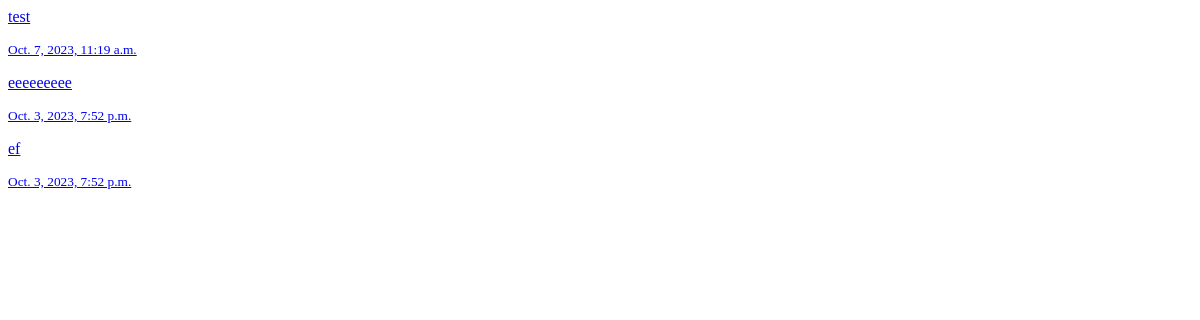
Page /user/2/get_posts/ on the earlier database version.
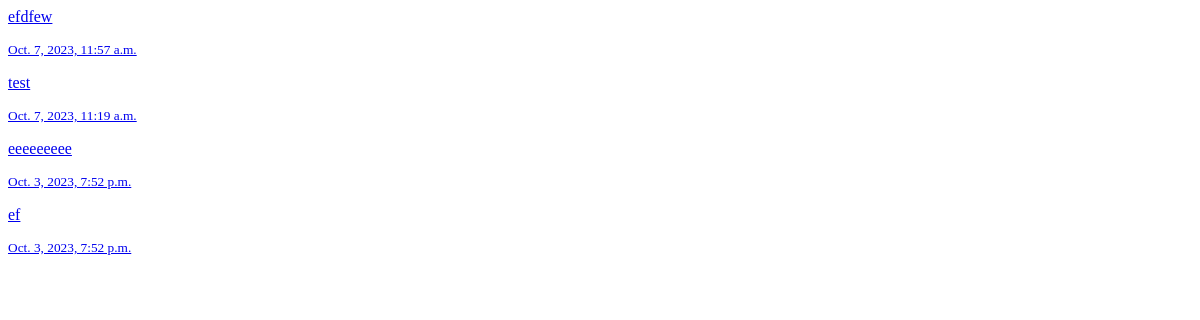
Same page on the later database version.
### playground/models.py (models this page shows)
class Post(models.Model):
    user = models.ForeignKey(User_dev2, on_delete=models.CASCADE)
    content = models.TextField()
    timestamp = models.DateTimeField(auto_now_add=True)

### playground/views.py (the view)
# urls.py: path('<int:user_id>/get_posts/', views.get_posts, name='get_posts'),
def get_posts(request, user_id):
    posts = Post.objects.filter(user_id=user_id).order_by('-timestamp')
    return render(request, 'post_list.html', {'posts': posts})

### playground/templates/post_list.html
{% for post in posts %}
<a href="#" class="list-group-item list-group-item-action" aria-current="true">
    <div class="d-flex w-100 justify-content-between">
        <p class="mb-1">{{ post.content }}</p>
        <small>{{ post.timestamp }}</small>
    </div>
</a>
{% endfor %}

Differences in the rows shown:
added Post: content "efdfew", timestamp "Oct. 7, 2023, 11:57 a.m."
